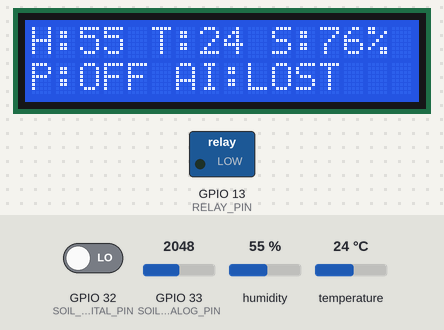
Simulated run of this sketch. Board: ESP32. Shown: 16×2 character LCD, switched loads named in the sketch (green lamp = pin HIGH). The test bench sets the inputs (shaded band); at power-on: GPIO 33 (SOIL_ANALOG_PIN) = 2048, humidity 55 %, GPIO 32 (SOIL_DIGITAL_PIN) LOW, temperature 24 °C (analog values on the 0–4095 scale). WiFi joins after 1.5 s; servers stay silent unless stated; the local clock reads 2024-03-15 10:24:30 at power-on unless the sketch sets it; what the sketch prints to the serial monitor is not drawn.

Above: at 2.9 s.
3.0 s: GPIO 33 (SOIL_ANALOG_PIN) set to 2828
At 5.1 s:
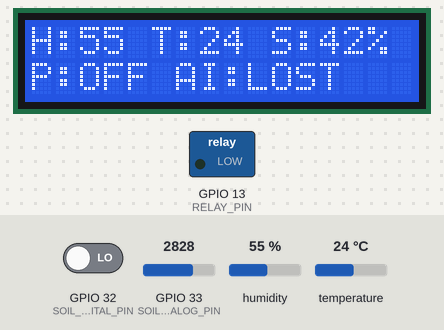
5.5 s: GPIO 33 (SOIL_ANALOG_PIN) set to 2941
At 7.1 s:
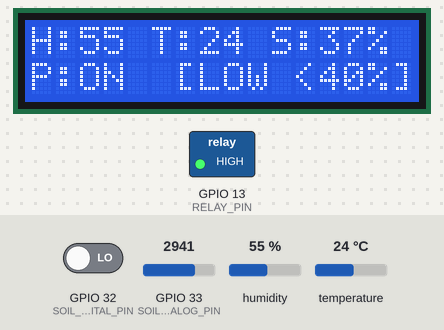
7.6 s: GPIO 33 (SOIL_ANALOG_PIN) set to 2866
At 9.3 s:
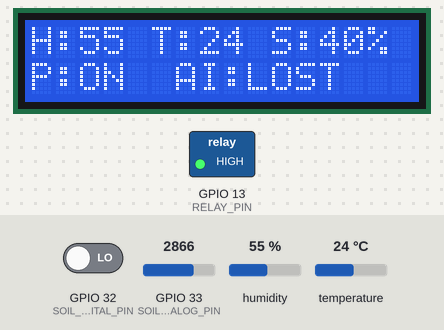
9.6 s: humidity set to 22 %
At 11.3 s:
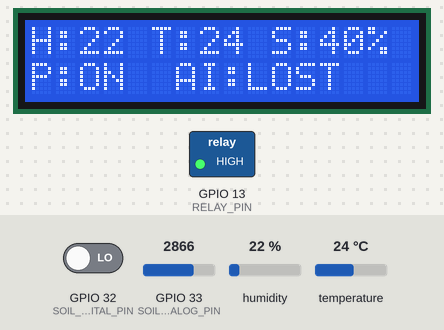
11.7 s: GPIO 33 (SOIL_ANALOG_PIN) set to 2001
At 13.2 s:
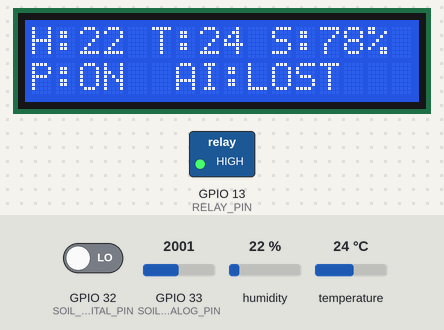
13.7 s: GPIO 33 (SOIL_ANALOG_PIN) set to 1883
At 14.2 s:
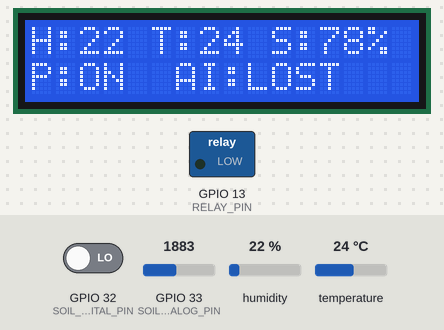
Timing chart, 0 to 16.7 s (numbered marks = the images above; inputs shaded):
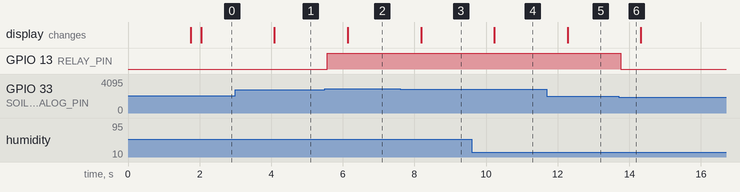

The sketch:

sensor_control.ino
```cpp
#include <WiFi.h>
#include <Firebase_ESP_Client.h>
#include "addons/TokenHelper.h"
#include "addons/RTDBHelper.h"
#include <Wire.h>
#include <LiquidCrystal_PCF8574.h>
#include <DHT.h>
#include "time.h"

// ============================================================
// 1. CẤU HÌNH KẾT NỐI (Đã cập nhật WiFi mới)
// ============================================================
#define WIFI_SSID       "VNUK4-10"
#define WIFI_PASSWORD   "Z@q12wsx"
#define API_KEY         "AIzaSyD3oazhHgLWYJcHDwas6QxnULdG0v7YFK0"
#define DATABASE_URL    "https://smart-agriculture-f2f56-default-rtdb.asia-southeast1.firebasedatabase.app"
#define USER_EMAIL      "quan.tran220401@vnuk.edu.vn"
#define USER_PASSWORD   "test12345678"

// ============================================================
// 2. CẤU HÌNH PHẦN CỨNG
// ============================================================
LiquidCrystal_PCF8574 lcd(0x27);

#define DHTPIN 25
#define DHTTYPE DHT11
DHT dht(DHTPIN, DHTTYPE);

// --- CHÂN CẢM BIẾN ---
#define SOIL_ANALOG_PIN  33  // A0
#define SOIL_DIGITAL_PIN 32  // D0

#define RELAY_PIN       13
#define RELAY_ON        HIGH
#define RELAY_OFF       LOW

// ============================================================
// 3. THIẾT LẬP LOGIC (ĐÃ SỬA: TỐI THIỂU 40%)
// ============================================================

// A. NGƯỠNG CẤP CỨU (CRITICAL):
// Nếu đất khô dưới 40% -> BẬT BƠM NGAY LẬP TỨC (AI không được phép cản)
const int CRITICAL_DRY_LEVEL = 40;

// B. Ngưỡng Failsafe (Khi mất mạng):
const int FAILSAFE_DRY = 40;
const int FAILSAFE_WET = 80;

const char* ntpServer = "pool.ntp.org";
const long  gmtOffset_sec = 7 * 3600;
const int   daylightOffset_sec = 0;

unsigned long lastDashboardUpdate = 0;
const unsigned long DASHBOARD_INTERVAL = 2000;

unsigned long lastHistoryLog = 0;
const unsigned long HISTORY_INTERVAL = 900000;

// Biến Firebase
FirebaseData fbdo;
FirebaseAuth auth;
FirebaseConfig config;

// Biến trạng thái
bool pumpState = false;
float t = 0;
float h = 0;
int soilPercent = 0;
int soilDigitalState = 1;

// Biến AI
String aiDecision = "OFFLINE";
float aiThreshold = 0.0;
float predictedSoil = 0.0;

// ============================================================
// 4. CÁC HÀM HỖ TRỢ
// ============================================================

String getCurrentTime() {
  struct tm timeinfo;
  if(!getLocalTime(&timeinfo)) return "N/A";
  char timeBuffer[30];
  strftime(timeBuffer, sizeof(timeBuffer), "%Y-%m-%d %H:%M:%S", &timeinfo);
  return String(timeBuffer);
}

void pushHistoryLog(float t, float h, int s, bool p) {
  if (!Firebase.ready()) return;
  String timeStr = getCurrentTime();
  if (timeStr == "N/A") return;

  FirebaseJson json;
  json.set("temperature", t);
  json.set("humidity", h);
  json.set("soilPercent", s);
  json.set("pumpState", p ? 1 : 0);
  json.set("timestamp", timeStr);
  Firebase.RTDB.pushJSON(&fbdo, "/sensors/greenhouse_1/history_logs", &json);
}

void pushPumpEvent(bool state) {
  if (!Firebase.ready()) return;
  FirebaseJson json;
  json.set("event", state ? "PUMP_ON" : "PUMP_OFF");
  json.set("timestamp", getCurrentTime());
  Firebase.RTDB.pushJSON(&fbdo, "/sensors/greenhouse_1/pump_events", &json);
}

void fetchAIData() {
  if (Firebase.ready()) {
    if (Firebase.RTDB.getJSON(&fbdo, "/sensors/greenhouse_1/live_status")) {
      FirebaseJson &json = fbdo.jsonObject();
      FirebaseJsonData result;

      json.get(result, "ai_last_decision");
      if (result.success) aiDecision = result.to<String>();

      json.get(result, "ai_dynamic_threshold");
      if (result.success) {
        float val = result.to<float>();
        if (val <= 1.0) val *= 100;
        aiThreshold = val;
      }

      Serial.println("SYNC: " + aiDecision + " | Thr: " + String(aiThreshold));
    }
  } else {
    aiDecision = "OFFLINE";
  }
}

// ============================================================
// 5. SETUP
// ============================================================
void setup() {
  Serial.begin(115200);
  analogReadResolution(12);

  pinMode(SOIL_ANALOG_PIN, INPUT);
  pinMode(SOIL_DIGITAL_PIN, INPUT);
  pinMode(RELAY_PIN, OUTPUT);
  digitalWrite(RELAY_PIN, RELAY_OFF);

  Wire.begin(26, 27);
  lcd.begin(16, 2);
  lcd.setBacklight(255);
  lcd.print("System Booting..");

  dht.begin();

  WiFi.begin(WIFI_SSID, WIFI_PASSWORD);
  unsigned long start = millis();
  while (WiFi.status() != WL_CONNECTED && millis() - start < 10000) {
    delay(300); Serial.print(".");
  }

  configTime(gmtOffset_sec, daylightOffset_sec, ntpServer);

  config.api_key = API_KEY;
  config.database_url = DATABASE_URL;
  auth.user.email = USER_EMAIL;
  auth.user.password = USER_PASSWORD;
  config.token_status_callback = tokenStatusCallback;

  Firebase.begin(&config, &auth);
  Firebase.reconnectWiFi(true);

  // --- MỚI: RESET TRẠNG THÁI AI KHI KHỞI ĐỘNG ---
  // Để tránh việc ESP32 nhận lệnh "WAIT" cũ gây tắt bơm khi vừa bật
  if (Firebase.ready()) {
      FirebaseJson jsonReset;
      jsonReset.set("ai_last_decision", "OFFLINE");
      jsonReset.set("ai_dynamic_threshold", 0);
      Firebase.RTDB.updateNode(&fbdo, "/sensors/greenhouse_1/live_status", &jsonReset);
      aiDecision = "OFFLINE";
      Serial.println(">> AI Status Reset to OFFLINE");
  }

  lcd.clear(); // Xóa màn hình một lần duy nhất lúc khởi động
}

// ============================================================
// 6. LOOP
// ============================================================
void loop() {
  // --- 1. ĐỌC CẢM BIẾN ---
  float newT = dht.readTemperature();
  float newH = dht.readHumidity();
  if (!isnan(newT)) t = newT;
  if (!isnan(newH)) h = newH;

  long totalADC = 0;
  for (int i = 0; i < 10; i++) {
    totalADC += analogRead(SOIL_ANALOG_PIN); delay(5);
  }
  // Map ADC (Thực tế: 3800 khô, 1500 ướt)
  int soilPercentRaw = map(totalADC / 10, 3800, 1500, 0, 100);
  soilPercent = constrain(soilPercentRaw, 0, 100);
  soilDigitalState = digitalRead(SOIL_DIGITAL_PIN);

  // --- 2. LOGIC ĐIỀU KHIỂN (ƯU TIÊN BẢO VỆ CÂY) ---
  bool requestOn = false;
  bool requestOff = false;

  // LỚP 1: BẢO VỆ TUYỆT ĐỐI (Dưới 40% -> TƯỚI NGAY)
  // Logic này chạy trước, đè lên mọi lệnh của AI
  if (soilPercent < CRITICAL_DRY_LEVEL) {
    requestOn = true;
    Serial.println("!!! LOW SOIL (<40%) -> FORCE PUMP ON !!!");
  }
  // LỚP 2: AI HOẶC WIFI
  else {
    // Chỉ khi đất > 40% thì mới nghe lệnh AI
    if (aiDecision == "IRRIGATE") {
      requestOn = true;
    }
    else if (aiDecision == "WAIT") {
      requestOff = true;
    }
    else {
      // Mất mạng / Chưa có lệnh AI (OFFLINE)
      // Dưới 40% đã được hứng ở Lớp 1, nên ở đây chỉ lo việc tắt
      if (soilPercent > FAILSAFE_WET) requestOff = true;
    }
  }

  // --- 3. THỰC THI RELAY ---
  if (requestOn && !pumpState) {
    digitalWrite(RELAY_PIN, RELAY_ON);
    pumpState = true;
    pushPumpEvent(true);
    Serial.println("-> PUMP ON");
  }
  else if (requestOff && pumpState) {
    // Chỉ tắt khi đất đã an toàn (>40%)
    if (soilPercent >= CRITICAL_DRY_LEVEL) {
        digitalWrite(RELAY_PIN, RELAY_OFF);
        pumpState = false;
        pushPumpEvent(false);
        Serial.println("-> PUMP OFF");
    }
  }

  // --- 4. GIAO DIỆN LCD (KHÔNG DÙNG CLEAR ĐỂ TRÁNH NHÁY) ---
  unsigned long currentMillis = millis();
  if (currentMillis - lastDashboardUpdate > DASHBOARD_INTERVAL) {
    lastDashboardUpdate = currentMillis;

    // Dòng 1: H:60 T:30 S:40%
    lcd.setCursor(0, 0);
    // Cộng thêm khoảng trắng cuối chuỗi để xóa ký tự thừa cũ mà không cần lcd.clear()
    String line1 = "H:" + String(h, 0) + " T:" + String(t, 0) + " S:" + String(soilPercent) + "%   ";
    lcd.print(line1);

    // Dòng 2: Trạng thái
    lcd.setCursor(0, 1);
    String pStr = pumpState ? "ON " : "OFF";
    String line2 = "";

    if (soilPercent < CRITICAL_DRY_LEVEL) {
        // Báo hiệu đang ở chế độ cấp cứu (dưới 40%)
        line2 = "P:" + pStr + " [LOW <40%] ";
    } else if (aiThreshold > 0) {
        // Báo hiệu đang chạy theo ngưỡng AI
        line2 = "P:" + pStr + " AI:" + String(aiThreshold, 0) + "% ";
    } else {
        // Báo hiệu trạng thái chờ hoặc mất mạng
        String status = (aiDecision == "OFFLINE") ? "LOST" : "WAIT";
        line2 = "P:" + pStr + " AI:" + status + "   ";
    }
    lcd.print(line2);

    // Gửi dữ liệu Firebase
    if (Firebase.ready()) {
       FirebaseJson jsonLive;
       jsonLive.set("temperature", t);
       jsonLive.set("humidity", h);
       jsonLive.set("soilPercent", soilPercent);
       jsonLive.set("soilDigital", soilDigitalState);
       jsonLive.set("pumpState", pumpState ? 1 : 0);
       jsonLive.set("timestamp", getCurrentTime());

       Firebase.RTDB.updateNode(&fbdo, "/sensors/greenhouse_1/live_status", &jsonLive);
       fetchAIData();
    }
    // Debug
    Serial.printf("S: %d%% | D0: %d | Pump: %d\n", soilPercent, soilDigitalState, pumpState);
  }

  // --- 5. LOG LỊCH SỬ ---
  if (currentMillis - lastHistoryLog > HISTORY_INTERVAL) {
    lastHistoryLog = currentMillis;
    pushHistoryLog(t, h, soilPercent, pumpState);
  }
}
```

Measured:
- the behaviour switches between 2880 and 2881 on GPIO 33 (SOIL_ANALOG_PIN) (found by bisection; images 1 and 2)
- the behaviour switches between 1938 and 1937 on GPIO 33 (SOIL_ANALOG_PIN) (found by bisection; images 5 and 6)
- after the input at 3.0 s, the display: changes after 1.1 s (image 1)
- after the input at 5.5 s, GPIO 13 (RELAY_PIN): LOW → HIGH after 0.07 s; the display: changes after 0.64 s (image 2)
- after the input at 7.6 s, the display: changes after 0.59 s (image 3)
- after the input at 9.6 s, the display: changes after 0.63 s (image 4)
- after the input at 11.7 s, the display: changes after 0.58 s (image 5)
- after the input at 13.7 s, GPIO 13 (RELAY_PIN): HIGH → LOW after 0.05 s
